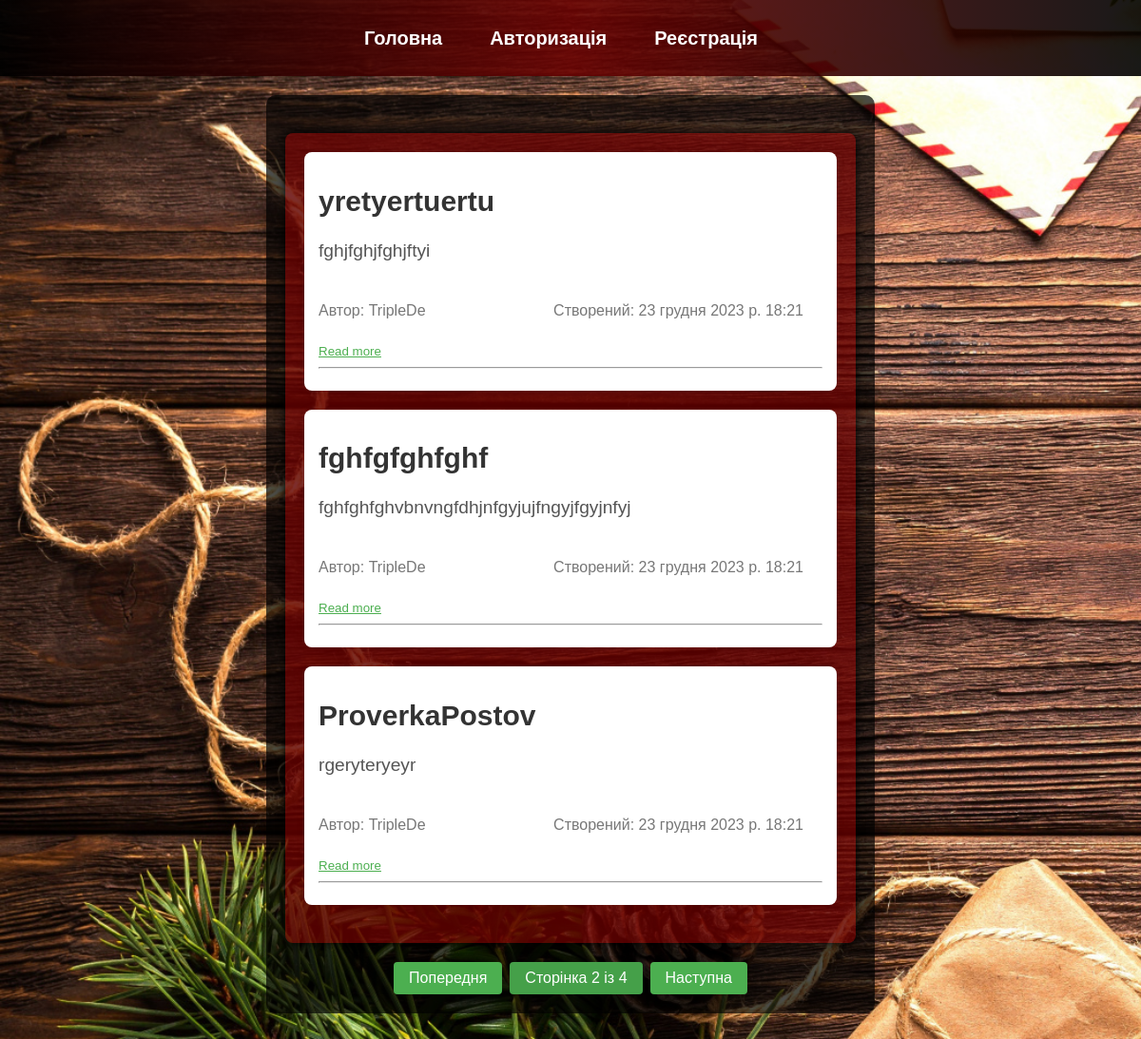
Screenshot of /?page=2 with the database file from the repository.
### blog/models.py (models this page shows, shortened)
class Post(models.Model):
    title = models.CharField(max_length=200)
    content = models.TextField()
    created_at = models.DateTimeField(auto_now_add=True)
    author = models.ForeignKey(User, on_delete=models.CASCADE)

### blog/views.py (the view)
# urls.py: path('', post_list, name='post_list'),
def post_list(request):
    posts_list = Post.objects.all().order_by('-created_at')
    paginator = Paginator(posts_list, 3)
    page = request.GET.get('page')
    try:
        posts = paginator.page(page)
    except PageNotAnInteger:
        posts = paginator.page(1)
    except EmptyPage:
        posts = paginator.page(paginator.num_pages)
    return render(request, 'blog/post_list.html', {'posts': posts})

### blog/templates/blog/post_list.html (shortened to what this page needs)
{% extends 'blog/base.html' %}
{% block content %}
    <div class="post-list">
        {% if posts %}
            {% for post in posts %}
                <div class="post-summary">
                    <h2><a href="{% url 'post_detail' post.id %}" class="post-title">{{ post.title }}</a></h2>
                    <p class="post-content">{{ post.content|truncatechars:200 }}</p>
                    <br>
                    <p class="post-meta">
                        <span class="post-author">Автор: {{ post.author.username }}</span>
                        <span class="post-date">Створений: {{ post.created_at }}</span>
                    </p>
                    <button class="read-more-btn" data-content="{{ post.content }}">Read more</button>
                    <hr>
                </div>
            {% endfor %}
        {% else %}
            <p>Постів на даний час немає.</p>
        {% endif %}
    </div>
    <div class="pagination">
        <span class="step-links">
            {% if posts.has_previous %}
                <a href="?page={{ posts.previous_page_number }}">Попередня</a>
            {% endif %}
            <span class="current">Сторінка {{ posts.number }} із {{ posts.paginator.num_pages }}</span>
            {% if posts.has_next %}
                <a href="?page={{ posts.next_page_number }}">Наступна</a>
            {% endif %}
        </span>
    </div>
{% endblock %}

### blog/templates/blog/post_list.html (style rules this page uses)
body { margin: 0; padding-bottom: 150px; background-color: #f5f5f5; }
.post-list { max-width: 800px; margin: 20px auto; padding: 20px; background-color: rgba(200, 0, 0, 0.4); box-shadow: 0 0 10px rgba(0, 0, 0, 1); border-radius: 8px; word-wrap: break-word; }
.post-summary { background-color: #fff; padding: 15px; border-radius: 8px; box-shadow: 0 0 10px rgba(0, 0, 0, 0.1); margin-bottom: 20px; }
.post-title { color: #333; text-decoration: none; font-size: 30px; margin-bottom: 10px; }
.post-content { font-size: 1.2em; line-height: 1.6; color: #555; margin-bottom: 10px; }
.post-meta { margin-top: 10px; color: #777; display: flex; justify-content: space-between; }
.read-more-btn { background: none; border: none; color: #4caf50; cursor: pointer; text-decoration: underline; padding: 0; margin-top: 10px; }
.post-author, .post-date { margin-right: 20px; }
.pagination { display: flex; justify-content: center; margin-top: 20px; }
.step-links { display: flex; list-style: none; padding: 0; }
.step-links a, .current { padding: 8px 16px; margin: 0 4px; text-decoration: none; background-color: #4CAF50; color: #fff; border-radius: 4px; display: inline-block; }
.current { background-color: #45a049; }

### rows the page displays
Post: title "yretyertuertu", content "fghjfghjfghjftyi", author.username "TripleDe", created_at "23 грудня 2023 р. 18:21"
Post: title "fghfgfghfghf", content "fghfghfghvbnvngfdhjnfgyjujfngyjfgyjnfyj", author.username "TripleDe", created_at "23 грудня 2023 р. 18:21"
Post: title "ProverkaPostov", content "rgeryteryeyr", author.username "TripleDe", created_at "23 грудня 2023 р. 18:21"

### other values shown
{{ posts.number }} "2"
{{ posts.paginator.num_pages }} "4"
